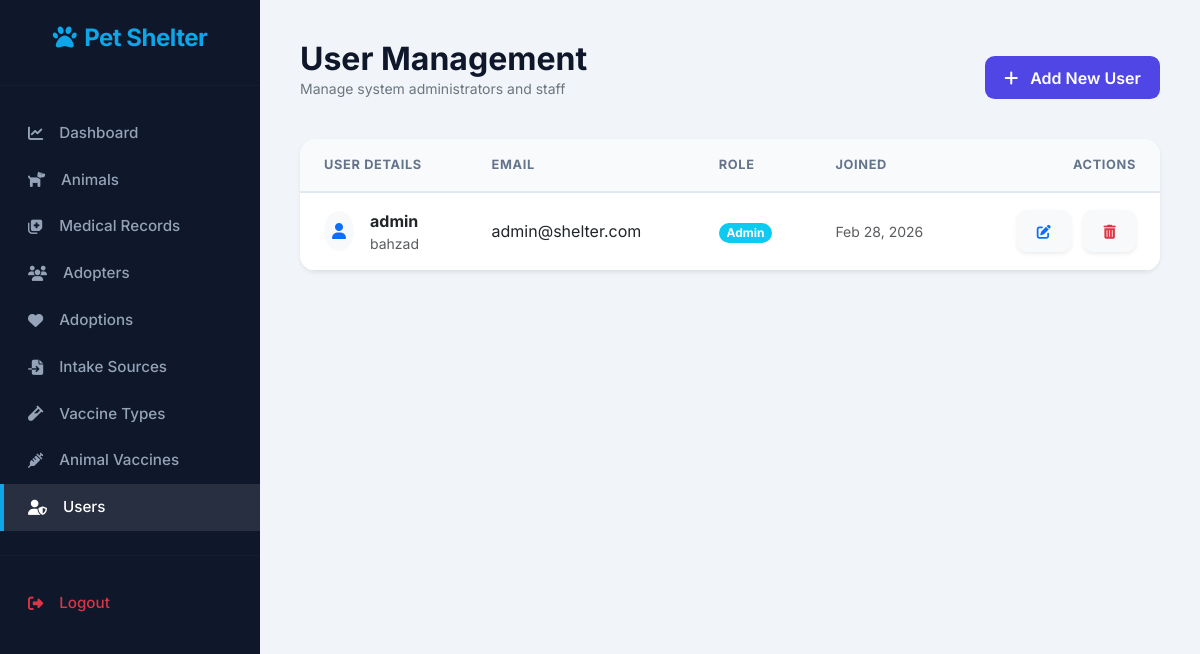
Page /users.php (signed in) on the earlier database version.
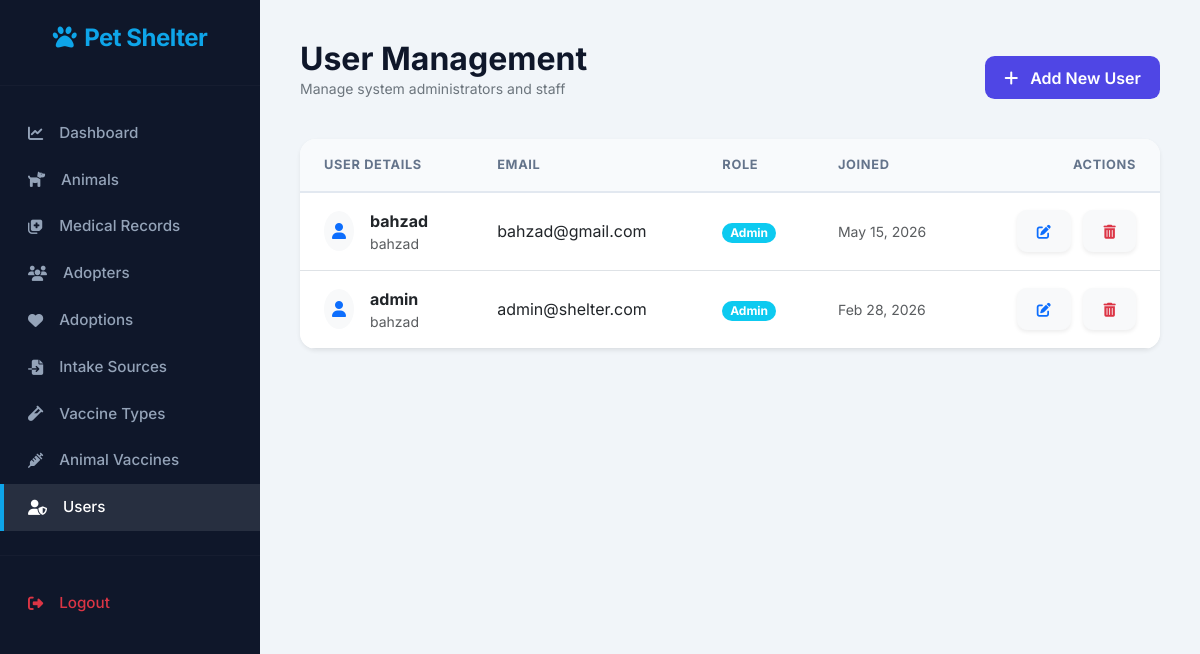
Same page on the later database version.
### tables this page shows
CREATE TABLE `users` (
  `uid` int(11) NOT NULL,
  `username` varchar(50) NOT NULL,
  `password` varchar(64) NOT NULL,
  `role` enum('admin','staff') DEFAULT 'staff',
  `fullname` varchar(100) NOT NULL,
  `email` varchar(100) NOT NULL,
  `created_at` timestamp NOT NULL DEFAULT current_timestamp(),
  `updated_at` timestamp NOT NULL DEFAULT current_timestamp() ON UPDATE current_timestamp()
);

### users.php (the view, shortened to what this page needs)
<?php
include 'connect.php';
$sql = "SELECT * FROM users ORDER BY created_at DESC";
$result = mysqli_query($connection, $sql);
?>
<!DOCTYPE html>
<html lang="en">
<head>
    <link href="https://cdn.jsdelivr.net/npm/bootstrap@5.3.0/dist/css/bootstrap.min.css" rel="stylesheet">
    <link rel="stylesheet" href="https://cdnjs.cloudflare.com/ajax/libs/font-awesome/6.4.0/css/all.min.css">
    <link rel="stylesheet" href="style.css">
</head>
<body>
    <?php include "sidebar.php"; ?>
    <div class="main-content">
        <div class="d-flex justify-content-between align-items-center mb-4">
            <div>
                <h2 class="fw-bold mb-0">User Management</h2>
                <p class="text-secondary small">Manage system administrators and staff</p>
            </div>
            <a href="add_user.php" class="btn btn-primary"><i class="fas fa-plus me-2"></i> Add New User</a>
        </div>
        <div class="card shadow-sm border-0">
            <div class="table-responsive">
                <table class="table table-hover align-middle mb-0">
                    <thead>
                        <tr>
                            <th>User Details</th>
                            <th>Email</th>
                            <th>Role</th>
                            <th>Joined</th>
                            <th class="text-end">Actions</th>
                        </tr>
                    </thead>
                    <tbody>
                        <?php while($row = mysqli_fetch_assoc($result)): ?>
                        <tr>
                            <td>
                                <div class="d-flex align-items-center">
                                    <div class="bg-light p-2 rounded-circle me-3 text-primary">
                                        <i class="fas fa-user"></i>
                                    </div>
                                    <div>
                                        <div class="fw-bold"><?php echo $row['username']; ?></div>
                                        <div class="text-muted small"><?php echo $row['fullname']; ?></div>
                                    </div>
                                </div>
                            </td>
                            <td><?php echo $row['email']; ?></td>
                            <td>
                                <span class="badge bg-<?php echo $row['role'] == 'admin' ? 'info' : 'secondary'; ?> rounded-pill">
                                    <?php echo ucfirst($row['role']); ?>
                                </span>
                            </td>
                            <td class="text-muted small"><?php echo date('M d, Y', strtotime($row['created_at'])); ?></td>
                            <td class="text-end">
                                <a href="edit_user.php?uid=<?php echo $row['uid']; ?>" class="btn btn-light btn-sm text-primary me-2 shadow-sm">
                                    <i class="fas fa-edit"></i>
                                </a>
                                <a href="deletes.php?uid=<?php echo $row['uid']; ?>" class="btn btn-light btn-sm text-danger shadow-sm" onclick="return confirm('Are you sure you want to delete this user?')">
                                    <i class="fas fa-trash-alt"></i>
                                </a>
                            </td>
                        </tr>
                        <?php endwhile; ?>
                    </tbody>
                </table>
            </div>
        </div>
    </div>
</body>
</html>

### sidebar.php
<link rel="stylesheet" href="https://cdnjs.cloudflare.com/ajax/libs/font-awesome/6.4.0/css/all.min.css">
<div class="sidebar">
    <h4 class="text-center"><i class="fas fa-paw me-2"></i>Pet Shelter</h4>
    <hr>
    <a href="dashboard.php" class="<?php echo basename($_SERVER['PHP_SELF']) == 'dashboard.php' ? 'active' : ''; ?>">
        <i class="fas fa-chart-line me-3"></i> Dashboard
    </a>
    <a href="animals.php" class="<?php echo basename($_SERVER['PHP_SELF']) == 'animals.php' ? 'active' : ''; ?>">
        <i class="fas fa-dog me-3"></i> Animals
    </a>
    <a href="medical_record.php" class="<?php echo basename($_SERVER['PHP_SELF']) == 'medical_record.php' ? 'active' : ''; ?>">
        <i class="fas fa-notes-medical me-3"></i> Medical Records
    </a>
    <a href="adopters.php" class="<?php echo basename($_SERVER['PHP_SELF']) == 'adopters.php' ? 'active' : ''; ?>">
        <i class="fas fa-users me-3"></i> Adopters
    </a>
    <a href="adoption.php" class="<?php echo basename($_SERVER['PHP_SELF']) == 'adoption.php' ? 'active' : ''; ?>">
        <i class="fas fa-heart me-3"></i> Adoptions
    </a>
    <a href="intake.php" class="<?php echo basename($_SERVER['PHP_SELF']) == 'intake.php' ? 'active' : ''; ?>">
        <i class="fas fa-file-import me-3"></i> Intake Sources
    </a>
    <a href="vaccination_type.php" class="<?php echo basename($_SERVER['PHP_SELF']) == 'vaccination_type.php' ? 'active' : ''; ?>">
        <i class="fas fa-vial me-3"></i> Vaccine Types
    </a>
    <a href="animal_vacines.php" class="<?php echo basename($_SERVER['PHP_SELF']) == 'animal_vacines.php' ? 'active' : ''; ?>">
        <i class="fas fa-syringe me-3"></i> Animal Vaccines
    </a>
    <a href="users.php" class="<?php echo basename($_SERVER['PHP_SELF']) == 'users.php' ? 'active' : ''; ?>">
        <i class="fas fa-user-shield me-3"></i> Users
    </a>
    <hr>
    <a href="logout.php" class="text-danger mt-auto">
        <i class="fas fa-sign-out-alt me-3"></i> Logout
    </a>
</div>

### style.css (style rules this page uses)
:root { --primary: #4f46e5; --primary-hover: #4338ca; --secondary: #64748b; --dark: #0f172a; --light: #f8fafc; --success: #10b981; --danger: #ef4444; --warning: #f59e0b; --info: #0ea5e9; --sidebar-width: 260px; --card-shadow: 0 10px 15px -3px rgba(0, 0, 0, 0.1), 0 4px 6px -2px rgba(0, 0, 0, 0.05); --glass-bg: rgba(255, 255, 255, 0.9); }
body { font-family: 'Inter', sans-serif; background-color: #f1f5f9; color: var(--dark); margin: 0; }
.sidebar { height: 100vh; width: var(--sidebar-width); position: fixed; background: var(--dark); color: white; padding-top: 1.5rem; transition: all 0.3s ease; z-index: 1000; }
.sidebar h4 { font-weight: 700; letter-spacing: -0.5px; padding: 0 1.5rem; margin-bottom: 2rem; color: var(--info); }
.sidebar a { color: #94a3b8; text-decoration: none; display: flex; align-items: center; padding: 0.75rem 1.5rem; font-size: 0.95rem; font-weight: 500; transition: all 0.2s; border-left: 4px solid transparent; }
.sidebar a.active { color: white; background: rgba(255, 255, 255, 0.1); border-left: 4px solid var(--info); }
.sidebar hr { border-color: rgba(255, 255, 255, 0.1); margin: 1.5rem 0; }
.main-content { margin-left: var(--sidebar-width); padding: 2.5rem; min-height: 100vh; }
.card { border: none; border-radius: 1rem; box-shadow: var(--card-shadow); transition: transform 0.2s; overflow: hidden; }
.btn { border-radius: 0.6rem; padding: 0.6rem 1.2rem; font-weight: 600; transition: all 0.2s; }
.btn-primary { background: var(--primary); border: none; }
.table { margin-bottom: 0; }
.table thead th { background: #f8fafc; border-bottom: 2px solid #e2e8f0; color: #64748b; font-size: 0.8rem; text-transform: uppercase; letter-spacing: 0.05em; padding: 1rem 1.5rem; }
.table tbody td { padding: 1rem 1.5rem; vertical-align: middle; }

Differences in the rows shown:
added users: username "bahzad", fullname "bahzad", email "bahzad@gmail.com", role "Admin", created_at "May 15, 2026"
